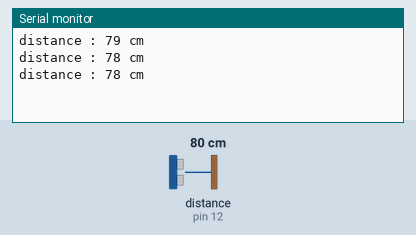
A sketch run on a simulated Arduino Uno, built with avr-gcc and run on an emulated ATmega328P. Parts: the last lines printed to the serial monitor. Wiring (inferred from the names in the program): ultrasonic range finder: trigger pin 11; echo pin 12. Inputs (shaded band) come from the test bench; at power-on: distance to the obstacle (sensor on pin 12) 80 cm. The echo pulse lasts 58.3 µs per cm.

Above: at 1.3 s.
1.4 s: distance to the obstacle (sensor on pin 12) set to 2 cm
At 1.9 s:
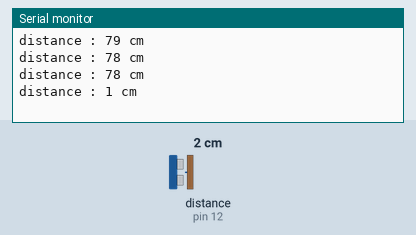
2.9 s: distance to the obstacle (sensor on pin 12) set to 4 cm
At 3.4 s:
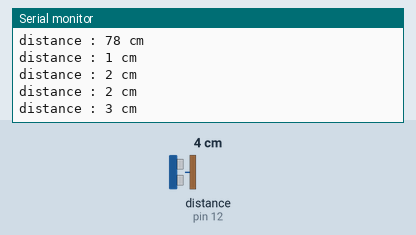
Timing chart, 0 to 5.9 s (numbered marks = the images above; inputs shaded):
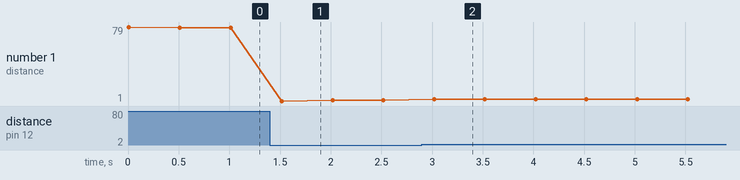

The sketch:

01_1_sonic_Fn.ino
```cpp
int trigPin=11;  //아두이노가 전류를 넣어 초음파를 발사하게 하는 핀
int echoPin=12;  //수신부로 입력된 초음파를 받는 핀

int distance;

void setup() {
  Serial.begin(9600);
  pinMode(trigPin, OUTPUT);
  pinMode(echoPin, INPUT);
}

int checkDistance(){
  //초음파 발생시킴 : 10us 동안 전류를 trigPin에 출력
  digitalWrite(trigPin, LOW);
  delayMicroseconds(2);       //초기화
  digitalWrite(trigPin, HIGH);
  delayMicroseconds(10);
  digitalWrite(trigPin, LOW);

  //돌아온 초음파를 분석하여 거리 계산
  distance = pulseIn(echoPin, HIGH)/2 * 0.034;
        //왕복시간이므로 반으로 나눈다 : 반환값은 unsigned long
        //cm와 microsecond의 단위를 통일시켜야 함
        //1m = 100cm : 340m --> 34000cm
        //1s = 1,000,000us
        //34000/1000000 --> 0.034cm/us
   return distance;
}

void loop() {
  distance = checkDistance();
  Serial.print("distance : ");  Serial.print(distance);
  Serial.println(" cm");  delay(500);
}
```

Measured:
- after the input at 1.4 s, the serial monitor: prints a new line after 0.12 s (image 1)
- after the input at 2.9 s, the serial monitor: prints a new line after 0.12 s (image 2)
- plotted number 1: 78 → 2 after the input at 1.4 s, 2 → 3 after the input at 2.9 s
